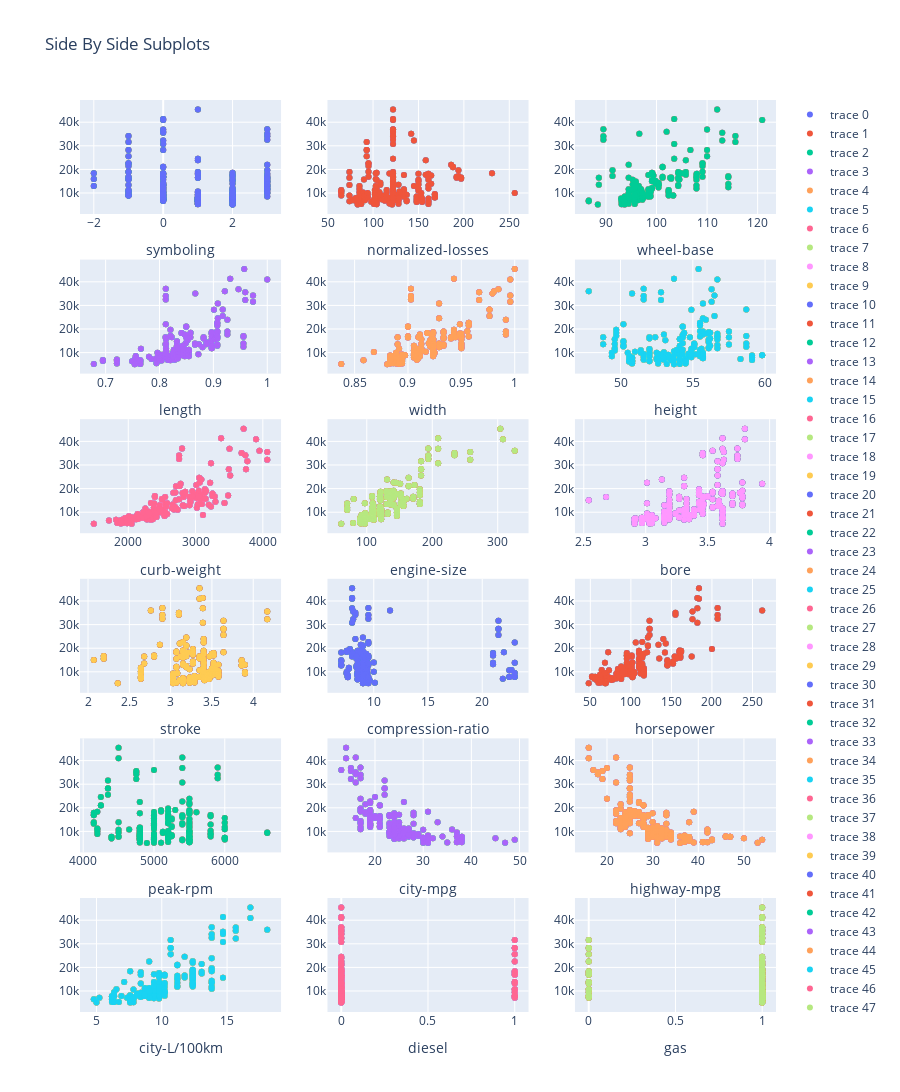

Write notebook code for a chart like this one.
### Code cell
i=0
for j in range(1,nrows+1):
    for k in range(1,ncolumns+1):
        fig.add_trace(go.Scatter(x=df[df1[i]], y=df['price'],mode='markers'),row=j, col=k)
        fig.update_xaxes(title_text=df1[i], row=j, col=k)
        #fig.update_yaxes(title_text='Price', row=j, col=k)
        i=i+1
fig.update_layout(title_text="Side By Side Subplots",height=1200)
fig.show()

### Figure 1 — Plotly figure (JSON) as saved in the notebook; plotly's stock layout.template omitted (floating-point values rounded to 4 significant figures; data arrays with more than 128 entries replaced by an {"elided": "..."} marker saying what was removed)
{"data": [{"mode": "markers", "type": "scatter", "x": {"elided": "201 int values"}, "xaxis": "x", "y": {"elided": "201 int values"}, "yaxis": "y"}, {"mode": "markers", "type": "scatter", "x": {"elided": "201 int values"}, "xaxis": "x2", "y": {"elided": "201 int values"}, "yaxis": "y2"}, {"mode": "markers", "type": "scatter", "x": {"elided": "201 float values"}, "xaxis": "x3", "y": {"elided": "201 int values"}, "yaxis": "y3"}, {"mode": "markers", "type": "scatter", "x": {"elided": "201 float values"}, "xaxis": "x4", "y": {"elided": "201 int values"}, "yaxis": "y4"}, {"mode": "markers", "type": "scatter", "x": {"elided": "201 float values"}, "xaxis": "x5", "y": {"elided": "201 int values"}, "yaxis": "y5"}, {"mode": "markers", "type": "scatter", "x": {"elided": "201 float values"}, "xaxis": "x6", "y": {"elided": "201 int values"}, "yaxis": "y6"}, {"mode": "markers", "type": "scatter", "x": {"elided": "201 int values"}, "xaxis": "x7", "y": {"elided": "201 int values"}, "yaxis": "y7"}, {"mode": "markers", "type": "scatter", "x": {"elided": "201 int values"}, "xaxis": "x8", "y": {"elided": "201 int values"}, "yaxis": "y8"}, {"mode": "markers", "type": "scatter", "x": {"elided": "201 float values"}, "xaxis": "x9", "y": {"elided": "201 int values"}, "yaxis": "y9"}, {"mode": "markers", "type": "scatter", "x": {"elided": "201 float values"}, "xaxis": "x10", "y": {"elided": "201 int values"}, "yaxis": "y10"}, {"mode": "markers", "type": "scatter", "x": {"elided": "201 float values"}, "xaxis": "x11", "y": {"elided": "201 int values"}, "yaxis": "y11"}, {"mode": "markers", "type": "scatter", "x": {"elided": "201 float values"}, "xaxis": "x12", "y": {"elided": "201 int values"}, "yaxis": "y12"}, {"mode": "markers", "type": "scatter", "x": {"elided": "201 float values"}, "xaxis": "x13", "y": {"elided": "201 int values"}, "yaxis": "y13"}, {"mode": "markers", "type": "scatter", "x": {"elided": "201 int values"}, "xaxis": "x14", "y": {"elided": "201 int values"}, "yaxis": "y14"}, {"mode": "markers", "type": "scatter", "x": {"elided": "201 int values"}, "xaxis": "x15", "y": {"elided": "201 int values"}, "yaxis": "y15"}, {"mode": "markers", "type": "scatter", "x": {"elided": "201 float values"}, "xaxis": "x16", "y": {"elided": "201 int values"}, "yaxis": "y16"}, {"mode": "markers", "type": "scatter", "x": {"elided": "201 int values"}, "xaxis": "x17", "y": {"elided": "201 int values"}, "yaxis": "y17"}, {"mode": "markers", "type": "scatter", "x": {"elided": "201 int values"}, "xaxis": "x18", "y": {"elided": "201 int values"}, "yaxis": "y18"}, {"mode": "markers", "type": "scatter", "x": {"elided": "201 int values"}, "xaxis": "x", "y": {"elided": "201 int values"}, "yaxis": "y"}, {"mode": "markers", "type": "scatter", "x": {"elided": "201 int values"}, "xaxis": "x2", "y": {"elided": "201 int values"}, "yaxis": "y2"}, {"mode": "markers", "type": "scatter", "x": {"elided": "201 float values"}, "xaxis": "x3", "y": {"elided": "201 int values"}, "yaxis": "y3"}, {"mode": "markers", "type": "scatter", "x": {"elided": "201 float values"}, "xaxis": "x4", "y": {"elided": "201 int values"}, "yaxis": "y4"}, {"mode": "markers", "type": "scatter", "x": {"elided": "201 float values"}, "xaxis": "x5", "y": {"elided": "201 int values"}, "yaxis": "y5"}, {"mode": "markers", "type": "scatter", "x": {"elided": "201 float values"}, "xaxis": "x6", "y": {"elided": "201 int values"}, "yaxis": "y6"}, {"mode": "markers", "type": "scatter", "x": {"elided": "201 int values"}, "xaxis": "x7", "y": {"elided": "201 int values"}, "yaxis": "y7"}, {"mode": "markers", "type": "scatter", "x": {"elided": "201 int values"}, "xaxis": "x8", "y": {"elided": "201 int values"}, "yaxis": "y8"}, {"mode": "markers", "type": "scatter", "x": {"elided": "201 float values"}, "xaxis": "x9", "y": {"elided": "201 int values"}, "yaxis": "y9"}, {"mode": "markers", "type": "scatter", "x": {"elided": "201 float values"}, "xaxis": "x10", "y": {"elided": "201 int values"}, "yaxis": "y10"}, {"mode": "markers", "type": "scatter", "x": {"elided": "201 float values"}, "xaxis": "x11", "y": {"elided": "201 int values"}, "yaxis": "y11"}, {"mode": "markers", "type": "scatter", "x": {"elided": "201 float values"}, "xaxis": "x12", "y": {"elided": "201 int values"}, "yaxis": "y12"}, {"mode": "markers", "type": "scatter", "x": {"elided": "201 float values"}, "xaxis": "x13", "y": {"elided": "201 int values"}, "yaxis": "y13"}, {"mode": "markers", "type": "scatter", "x": {"elided": "201 int values"}, "xaxis": "x14", "y": {"elided": "201 int values"}, "yaxis": "y14"}, {"mode": "markers", "type": "scatter", "x": {"elided": "201 int values"}, "xaxis": "x15", "y": {"elided": "201 int values"}, "yaxis": "y15"}, {"mode": "markers", "type": "scatter", "x": {"elided": "201 float values"}, "xaxis": "x16", "y": {"elided": "201 int values"}, "yaxis": "y16"}, {"mode": "markers", "type": "scatter", "x": {"elided": "201 int values"}, "xaxis": "x17", "y": {"elided": "201 int values"}, "yaxis": "y17"}, {"mode": "markers", "type": "scatter", "x": {"elided": "201 int values"}, "xaxis": "x18", "y": {"elided": "201 int values"}, "yaxis": "y18"}, {"mode": "markers", "type": "scatter", "x": {"elided": "201 int values"}, "xaxis": "x", "y": {"elided": "201 int values"}, "yaxis": "y"}, {"mode": "markers", "type": "scatter", "x": {"elided": "201 int values"}, "xaxis": "x2", "y": {"elided": "201 int values"}, "yaxis": "y2"}, {"mode": "markers", "type": "scatter", "x": {"elided": "201 float values"}, "xaxis": "x3", "y": {"elided": "201 int values"}, "yaxis": "y3"}, {"mode": "markers", "type": "scatter", "x": {"elided": "201 float values"}, "xaxis": "x4", "y": {"elided": "201 int values"}, "yaxis": "y4"}, {"mode": "markers", "type": "scatter", "x": {"elided": "201 float values"}, "xaxis": "x5", "y": {"elided": "201 int values"}, "yaxis": "y5"}, {"mode": "markers", "type": "scatter", "x": {"elided": "201 float values"}, "xaxis": "x6", "y": {"elided": "201 int values"}, "yaxis": "y6"}, {"mode": "markers", "type": "scatter", "x": {"elided": "201 int values"}, "xaxis": "x7", "y": {"elided": "201 int values"}, "yaxis": "y7"}, {"mode": "markers", "type": "scatter", "x": {"elided": "201 int values"}, "xaxis": "x8", "y": {"elided": "201 int values"}, "yaxis": "y8"}, {"mode": "markers", "type": "scatter", "x": {"elided": "201 float values"}, "xaxis": "x9", "y": {"elided": "201 int values"}, "yaxis": "y9"}, {"mode": "markers", "type": "scatter", "x": {"elided": "201 float values"}, "xaxis": "x10", "y": {"elided": "201 int values"}, "yaxis": "y10"}, {"mode": "markers", "type": "scatter", "x": {"elided": "201 float values"}, "xaxis": "x11", "y": {"elided": "201 int values"}, "yaxis": "y11"}, {"mode": "markers", "type": "scatter", "x": {"elided": "201 float values"}, "xaxis": "x12", "y": {"elided": "201 int values"}, "yaxis": "y12"}, {"mode": "markers", "type": "scatter", "x": {"elided": "201 float values"}, "xaxis": "x13", "y": {"elided": "201 int values"}, "yaxis": "y13"}, {"mode": "markers", "type": "scatter", "x": {"elided": "201 int values"}, "xaxis": "x14", "y": {"elided": "201 int values"}, "yaxis": "y14"}, {"mode": "markers", "type": "scatter", "x": {"elided": "201 int values"}, "xaxis": "x15", "y": {"elided": "201 int values"}, "yaxis": "y15"}, {"mode": "markers", "type": "scatter", "x": {"elided": "201 float values"}, "xaxis": "x16", "y": {"elided": "201 int values"}, "yaxis": "y16"}, {"mode": "markers", "type": "scatter", "x": {"elided": "201 int values"}, "xaxis": "x17", "y": {"elided": "201 int values"}, "yaxis": "y17"}, {"mode": "markers", "type": "scatter", "x": {"elided": "201 int values"}, "xaxis": "x18", "y": {"elided": "201 int values"}, "yaxis": "y18"}, {"mode": "markers", "type": "scatter", "x": {"elided": "201 int values"}, "xaxis": "x", "y": {"elided": "201 int values"}, "yaxis": "y"}, {"mode": "markers", "type": "scatter", "x": {"elided": "201 int values"}, "xaxis": "x2", "y": {"elided": "201 int values"}, "yaxis": "y2"}, {"mode": "markers", "type": "scatter", "x": {"elided": "201 float values"}, "xaxis": "x3", "y": {"elided": "201 int values"}, "yaxis": "y3"}, {"mode": "markers", "type": "scatter", "x": {"elided": "201 float values"}, "xaxis": "x4", "y": {"elided": "201 int values"}, "yaxis": "y4"}, {"mode": "markers", "type": "scatter", "x": {"elided": "201 float values"}, "xaxis": "x5", "y": {"elided": "201 int values"}, "yaxis": "y5"}, {"mode": "markers", "type": "scatter", "x": {"elided": "201 float values"}, "xaxis": "x6", "y": {"elided": "201 int values"}, "yaxis": "y6"}, {"mode": "markers", "type": "scatter", "x": {"elided": "201 int values"}, "xaxis": "x7", "y": {"elided": "201 int values"}, "yaxis": "y7"}, {"mode": "markers", "type": "scatter", "x": {"elided": "201 int values"}, "xaxis": "x8", "y": {"elided": "201 int values"}, "yaxis": "y8"}, {"mode": "markers", "type": "scatter", "x": {"elided": "201 float values"}, "xaxis": "x9", "y": {"elided": "201 int values"}, "yaxis": "y9"}, {"mode": "markers", "type": "scatter", "x": {"elided": "201 float values"}, "xaxis": "x10", "y": {"elided": "201 int values"}, "yaxis": "y10"}, {"mode": "markers", "type": "scatter", "x": {"elided": "201 float values"}, "xaxis": "x11", "y": {"elided": "201 int values"}, "yaxis": "y11"}, {"mode": "markers", "type": "scatter", "x": {"elided": "201 float values"}, "xaxis": "x12", "y": {"elided": "201 int values"}, "yaxis": "y12"}, {"mode": "markers", "type": "scatter", "x": {"elided": "201 float values"}, "xaxis": "x13", "y": {"elided": "201 int values"}, "yaxis": "y13"}, {"mode": "markers", "type": "scatter", "x": {"elided": "201 int values"}, "xaxis": "x14", "y": {"elided": "201 int values"}, "yaxis": "y14"}, {"mode": "markers", "type": "scatter", "x": {"elided": "201 int values"}, "xaxis": "x15", "y": {"elided": "201 int values"}, "yaxis": "y15"}, {"mode": "markers", "type": "scatter", "x": {"elided": "201 float values"}, "xaxis": "x16", "y": {"elided": "201 int values"}, "yaxis": "y16"}, {"mode": "markers", "type": "scatter", "x": {"elided": "201 int values"}, "xaxis": "x17", "y": {"elided": "201 int values"}, "yaxis": "y17"}, {"mode": "markers", "type": "scatter", "x": {"elided": "201 int values"}, "xaxis": "x18", "y": {"elided": "201 int values"}, "yaxis": "y18"}, {"mode": "markers", "type": "scatter", "x": {"elided": "201 int values"}, "xaxis": "x", "y": {"elided": "201 int values"}, "yaxis": "y"}, {"mode": "markers", "type": "scatter", "x": {"elided": "201 int values"}, "xaxis": "x2", "y": {"elided": "201 int values"}, "yaxis": "y2"}, {"mode": "markers", "type": "scatter", "x": {"elided": "201 float values"}, "xaxis": "x3", "y": {"elided": "201 int values"}, "yaxis": "y3"}, {"mode": "markers", "type": "scatter", "x": {"elided": "201 float values"}, "xaxis": "x4", "y": {"elided": "201 int values"}, "yaxis": "y4"}, {"mode": "markers", "type": "scatter", "x": {"elided": "201 float values"}, "xaxis": "x5", "y": {"elided": "201 int values"}, "yaxis": "y5"}, {"mode": "markers", "type": "scatter", "x": {"elided": "201 float values"}, "xaxis": "x6", "y": {"elided": "201 int values"}, "yaxis": "y6"}, {"mode": "markers", "type": "scatter", "x": {"elided": "201 int values"}, "xaxis": "x7", "y": {"elided": "201 int values"}, "yaxis": "y7"}, {"mode": "markers", "type": "scatter", "x": {"elided": "201 int values"}, "xaxis": "x8", "y": {"elided": "201 int values"}, "yaxis": "y8"}, {"mode": "markers", "type": "scatter", "x": {"elided": "201 float values"}, "xaxis": "x9", "y": {"elided": "201 int values"}, "yaxis": "y9"}, {"mode": "markers", "type": "scatter", "x": {"elided": "201 float values"}, "xaxis": "x10", "y": {"elided": "201 int values"}, "yaxis": "y10"}, {"mode": "markers", "type": "scatter", "x": {"elided": "201 float values"}, "xaxis": "x11", "y": {"elided": "201 int values"}, "yaxis": "y11"}, {"mode": "markers", "type": "scatter", "x": {"elided": "201 float values"}, "xaxis": "x12", "y": {"elided": "201 int values"}, "yaxis": "y12"}, {"mode": "markers", "type": "scatter", "x": {"elided": "201 float values"}, "xaxis": "x13", "y": {"elided": "201 int values"}, "yaxis": "y13"}, {"mode": "markers", "type": "scatter", "x": {"elided": "201 int values"}, "xaxis": "x14", "y": {"elided": "201 int values"}, "yaxis": "y14"}, {"mode": "markers", "type": "scatter", "x": {"elided": "201 int values"}, "xaxis": "x15", "y": {"elided": "201 int values"}, "yaxis": "y15"}, {"mode": "markers", "type": "scatter", "x": {"elided": "201 float values"}, "xaxis": "x16", "y": {"elided": "201 int values"}, "yaxis": "y16"}, {"mode": "markers", "type": "scatter", "x": {"elided": "201 int values"}, "xaxis": "x17", "y": {"elided": "201 int values"}, "yaxis": "y17"}, {"mode": "markers", "type": "scatter", "x": {"elided": "201 int values"}, "xaxis": "x18", "y": {"elided": "201 int values"}, "yaxis": "y18"}, {"mode": "markers", "type": "scatter", "x": {"elided": "201 int values"}, "xaxis": "x", "y": {"elided": "201 int values"}, "yaxis": "y"}, {"mode": "markers", "type": "scatter", "x": {"elided": "201 int values"}, "xaxis": "x2", "y": {"elided": "201 int values"}, "yaxis": "y2"}, {"mode": "markers", "type": "scatter", "x": {"elided": "201 float values"}, "xaxis": "x3", "y": {"elided": "201 int values"}, "yaxis": "y3"}, {"mode": "markers", "type": "scatter", "x": {"elided": "201 float values"}, "xaxis": "x4", "y": {"elided": "201 int values"}, "yaxis": "y4"}, {"mode": "markers", "type": "scatter", "x": {"elided": "201 float values"}, "xaxis": "x5", "y": {"elided": "201 int values"}, "yaxis": "y5"}, {"mode": "markers", "type": "scatter", "x": {"elided": "201 float values"}, "xaxis": "x6", "y": {"elided": "201 int values"}, "yaxis": "y6"}, {"mode": "markers", "type": "scatter", "x": {"elided": "201 int values"}, "xaxis": "x7", "y": {"elided": "201 int values"}, "yaxis": "y7"}, {"mode": "markers", "type": "scatter", "x": {"elided": "201 int values"}, "xaxis": "x8", "y": {"elided": "201 int values"}, "yaxis": "y8"}, {"mode": "markers", "type": "scatter", "x": {"elided": "201 float values"}, "xaxis": "x9", "y": {"elided": "201 int values"}, "yaxis": "y9"}, {"mode": "markers", "type": "scatter", "x": {"elided": "201 float values"}, "xaxis": "x10", "y": {"elided": "201 int values"}, "yaxis": "y10"}, {"mode": "markers", "type": "scatter", "x": {"elided": "201 float values"}, "xaxis": "x11", "y": {"elided": "201 int values"}, "yaxis": "y11"}, {"mode": "markers", "type": "scatter", "x": {"elided": "201 float values"}, "xaxis": "x12", "y": {"elided": "201 int values"}, "yaxis": "y12"}, {"mode": "markers", "type": "scatter", "x": {"elided": "201 float values"}, "xaxis": "x13", "y": {"elided": "201 int values"}, "yaxis": "y13"}, {"mode": "markers", "type": "scatter", "x": {"elided": "201 int values"}, "xaxis": "x14", "y": {"elided": "201 int values"}, "yaxis": "y14"}, {"mode": "markers", "type": "scatter", "x": {"elided": "201 int values"}, "xaxis": "x15", "y": {"elided": "201 int values"}, "yaxis": "y15"}, {"mode": "markers", "type": "scatter", "x": {"elided": "201 float values"}, "xaxis": "x16", "y": {"elided": "201 int values"}, "yaxis": "y16"}, {"mode": "markers", "type": "scatter", "x": {"elided": "201 int values"}, "xaxis": "x17", "y": {"elided": "201 int values"}, "yaxis": "y17"}, {"mode": "markers", "type": "scatter", "x": {"elided": "201 int values"}, "xaxis": "x18", "y": {"elided": "201 int values"}, "yaxis": "y18"}], "layout": {"height": 1200, "title": {"text": "Side By Side Subplots"}, "xaxis": {"anchor": "y", "domain": [0, 0.2889], "title": {"text": "symboling"}}, "xaxis10": {"anchor": "y10", "domain": [0, 0.2889], "title": {"text": "stroke"}}, "xaxis11": {"anchor": "y11", "domain": [0.3556, 0.6444], "title": {"text": "compression-ratio"}}, "xaxis12": {"anchor": "y12", "domain": [0.7111, 1], "title": {"text": "horsepower"}}, "xaxis13": {"anchor": "y13", "domain": [0, 0.2889], "title": {"text": "peak-rpm"}}, "xaxis14": {"anchor": "y14", "domain": [0.3556, 0.6444], "title": {"text": "city-mpg"}}, "xaxis15": {"anchor": "y15", "domain": [0.7111, 1], "title": {"text": "highway-mpg"}}, "xaxis16": {"anchor": "y16", "domain": [0, 0.2889], "title": {"text": "city-L/100km"}}, "xaxis17": {"anchor": "y17", "domain": [0.3556, 0.6444], "title": {"text": "diesel"}}, "xaxis18": {"anchor": "y18", "domain": [0.7111, 1], "title": {"text": "gas"}}, "xaxis2": {"anchor": "y2", "domain": [0.3556, 0.6444], "title": {"text": "normalized-losses"}}, "xaxis3": {"anchor": "y3", "domain": [0.7111, 1], "title": {"text": "wheel-base"}}, "xaxis4": {"anchor": "y4", "domain": [0, 0.2889], "title": {"text": "length"}}, "xaxis5": {"anchor": "y5", "domain": [0.3556, 0.6444], "title": {"text": "width"}}, "xaxis6": {"anchor": "y6", "domain": [0.7111, 1], "title": {"text": "height"}}, "xaxis7": {"anchor": "y7", "domain": [0, 0.2889], "title": {"text": "curb-weight"}}, "xaxis8": {"anchor": "y8", "domain": [0.3556, 0.6444], "title": {"text": "engine-size"}}, "xaxis9": {"anchor": "y9", "domain": [0.7111, 1], "title": {"text": "bore"}}, "yaxis": {"anchor": "x", "domain": [0.875, 1]}, "yaxis10": {"anchor": "x10", "domain": [0.35, 0.475]}, "yaxis11": {"anchor": "x11", "domain": [0.35, 0.475]}, "yaxis12": {"anchor": "x12", "domain": [0.35, 0.475]}, "yaxis13": {"anchor": "x13", "domain": [0.175, 0.3]}, "yaxis14": {"anchor": "x14", "domain": [0.175, 0.3]}, "yaxis15": {"anchor": "x15", "domain": [0.175, 0.3]}, "yaxis16": {"anchor": "x16", "domain": [0, 0.125]}, "yaxis17": {"anchor": "x17", "domain": [0, 0.125]}, "yaxis18": {"anchor": "x18", "domain": [0, 0.125]}, "yaxis2": {"anchor": "x2", "domain": [0.875, 1]}, "yaxis3": {"anchor": "x3", "domain": [0.875, 1]}, "yaxis4": {"anchor": "x4", "domain": [0.7, 0.825]}, "yaxis5": {"anchor": "x5", "domain": [0.7, 0.825]}, "yaxis6": {"anchor": "x6", "domain": [0.7, 0.825]}, "yaxis7": {"anchor": "x7", "domain": [0.525, 0.65]}, "yaxis8": {"anchor": "x8", "domain": [0.525, 0.65]}, "yaxis9": {"anchor": "x9", "domain": [0.525, 0.65]}}}
